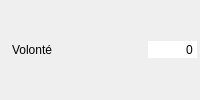
       <widget class="QWidget" name="widget_volonte" native="true">
        <property name="minimumSize">
         <size>
          <width>200</width>
          <height>26</height>
         </size>
        </property>
        <layout class="QHBoxLayout" name="horizontalLayout_13">
         <property name="spacing">
          <number>2</number>
         </property>
         <property name="leftMargin">
          <number>3</number>
         </property>
         <property name="topMargin">
          <number>3</number>
         </property>
         <property name="rightMargin">
          <number>3</number>
         </property>
         <property name="bottomMargin">
          <number>3</number>
         </property>
         <item>
          <widget class="QLabel" name="label_25">
           <property name="text">
            <string/>
           </property>
           <property name="pixmap">
            <pixmap resource="../../resources/resources.qrc">:/images/Aptitudes/volonte.png</pixmap>
           </property>
          </widget>
         </item>
         <item>
          <widget class="QLabel" name="label_volonte">
           <property name="text">
            <string>Volonté</string>
           </property>
          </widget>
         </item>
         <item>
          <spacer name="horizontalSpacer_14">
           <property name="orientation">
            <enum>Qt::Horizontal</enum>
           </property>
           <property name="sizeHint" stdset="0">
            <size>
             <width>37</width>
             <height>12</height>
            </size>
           </property>
          </spacer>
         </item>
         <item>
          <widget class="QSpinBox" name="sp_volonte">
           <property name="focusPolicy">
            <enum>Qt::NoFocus</enum>
           </property>
           <property name="autoFillBackground">
            <bool>true</bool>
           </property>
           <property name="frame">
            <bool>false</bool>
           </property>
           <property name="alignment">
            <set>Qt::AlignRight|Qt::AlignTrailing|Qt::AlignVCenter</set>
           </property>
           <property name="buttonSymbols">
            <enum>QAbstractSpinBox::NoButtons</enum>
           </property>
           <property name="suffix">
            <string/>
           </property>
           <property name="minimum">
            <number>-999999</number>
           </property>
           <property name="maximum">
            <number>9999999</number>
           </property>
           <property name="stepType">
            <enum>QAbstractSpinBox::DefaultStepType</enum>
           </property>
          </widget>
         </item>
        </layout>
       </widget>
